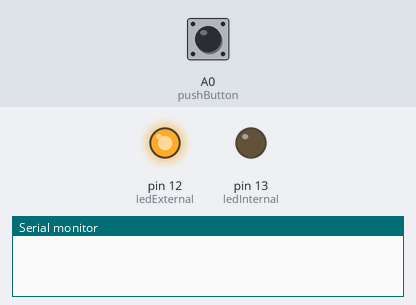
Recording of a sketch running on a simulated Arduino Uno, built with avr-gcc and run on an emulated ATmega328P. Shown: output pins drawn as LEDs (lit = HIGH), the last lines printed to the serial monitor. The test bench sets the inputs (shaded band); at power-on: A0 (pushButton) LOW.

Above: at 1.2 s.
1.3 s: A0 (pushButton) pulled HIGH for 0.15 s
At 2.1 s:
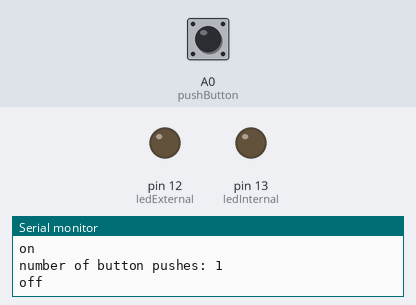
2.9 s: A0 (pushButton) pulled HIGH for 3.2 s
At 3.8 s:
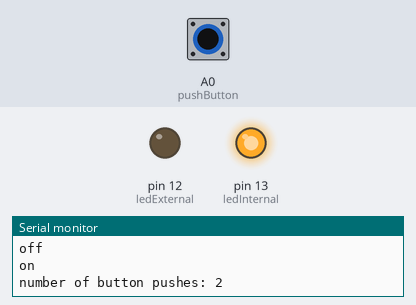
Timing chart, 0 to 7.6 s (numbered marks = the images above; inputs shaded):
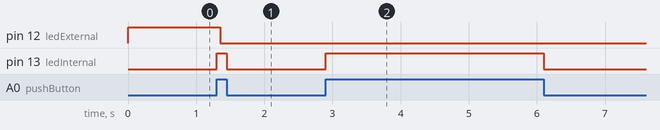

Measured:
- after the input at 1.3 s, pin 12 (ledExternal): HIGH → LOW after 0.05 s; pin 13 (ledInternal): LOW → HIGH at once, → LOW 0.15 s later
- after the input at 2.9 s, pin 13 (ledInternal): LOW → HIGH at once, → LOW 3.2 s later

The sketch:

SimpleStateMachine.ino
```cpp
/*
@author Tommy Boonchuaysream
- make button light up every 4 presses
*/

const int  pushButton = A0;
const int ledExternal = 12;
const int ledInternal = 13;

int counter = 0;
int buttonState = 0;
int lastButtonState = 0;

void setup() {

  pinMode(pushButton, INPUT);

  pinMode(ledExternal, OUTPUT);
  pinMode(ledInternal, OUTPUT);

  Serial.begin(9600);
}


void loop() {

  //read button state
  buttonState = digitalRead(pushButton);

  if (buttonState != lastButtonState) {

    if (buttonState == HIGH) {

      counter++;
      Serial.println("on");
        digitalWrite(ledInternal, HIGH);
      Serial.print("number of button pushes: ");
      Serial.println(counter);
    } else {

      Serial.println("off");
        digitalWrite(ledInternal, LOW);
    }

    delay(50);
  }

  //save button state for comparison
  lastButtonState = buttonState;

  //make button light up every 4 presses
  if (counter % 4 == 0) {
    digitalWrite(ledExternal, HIGH);
  } else {
    digitalWrite(ledExternal, LOW);
  }

}
```
